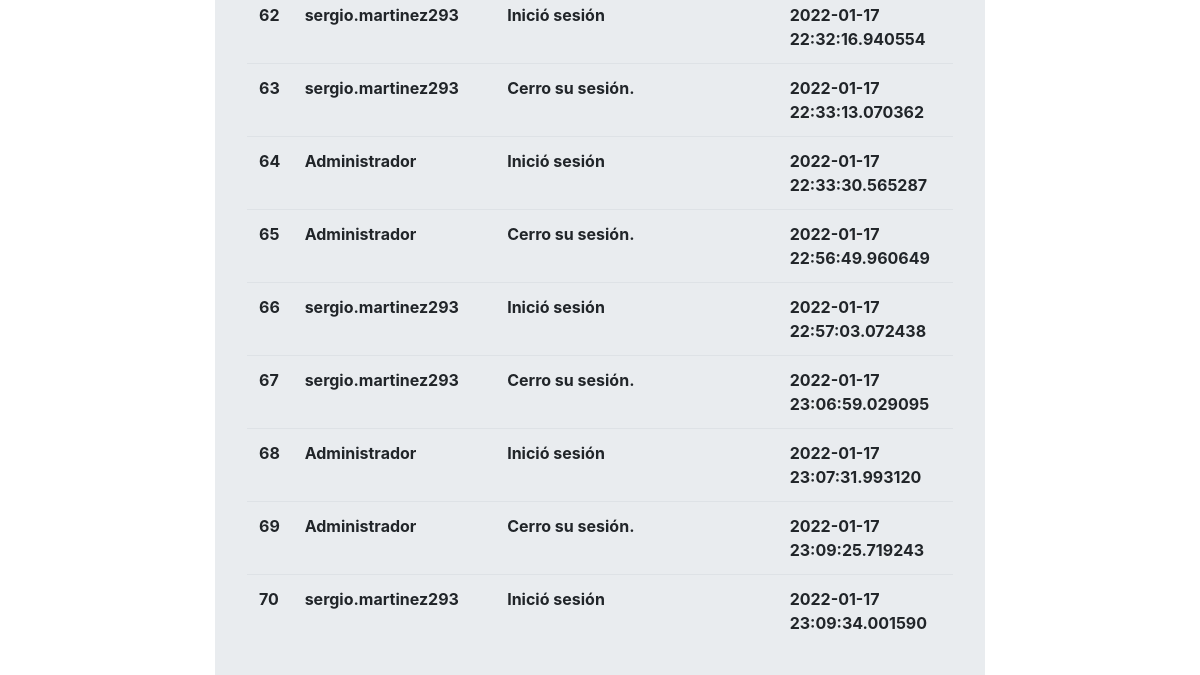
The app's page /log (signed in, lower part), older data.
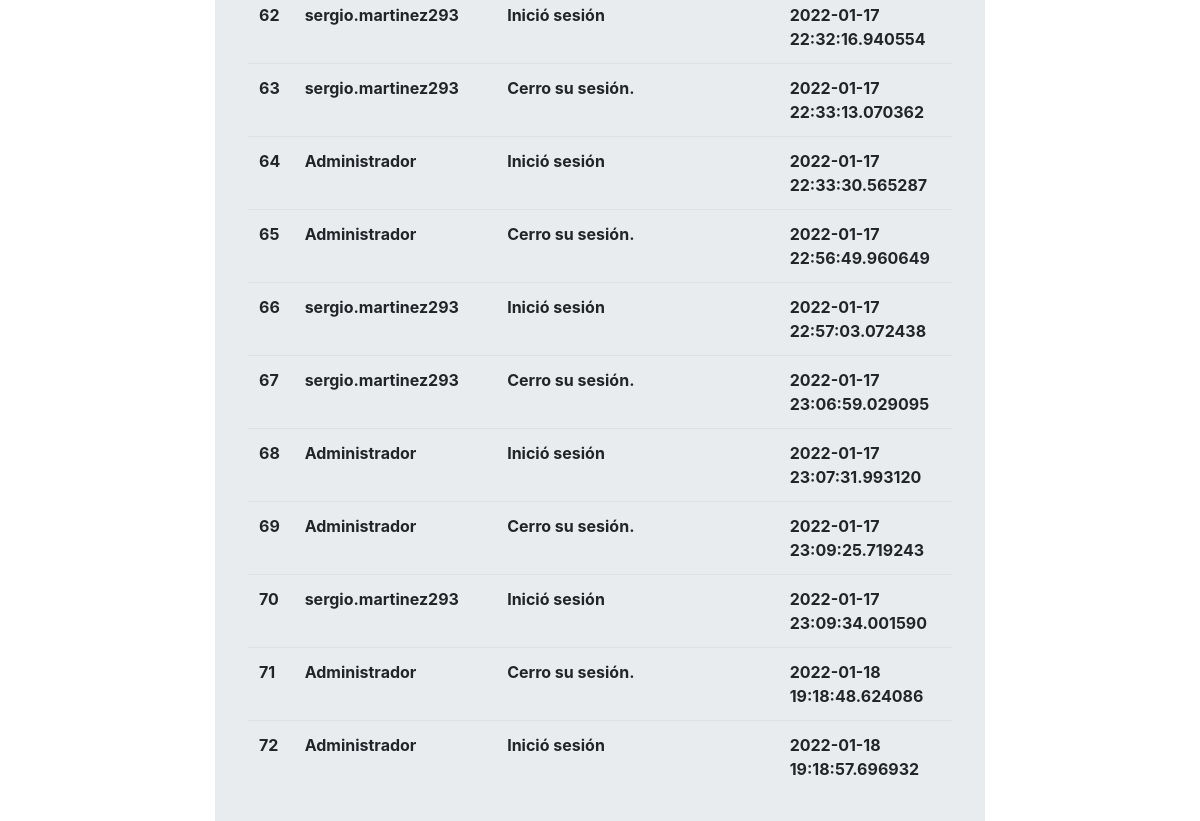
The same page, newer data.
### main.py (models this page shows)
class Log(db.Model,UserMixin):
    id = db.Column(db.Integer, primary_key=True)
    user = db.Column(db.String(30),unique=False,nullable=False)
    user_action = db.Column(db.String(200),unique=False,nullable=False)
    log_date = db.Column(db.DateTime, default=datetime.datetime.utcnow)

### main.py (the view)
@app.route('/log',methods=['GET','POST'])
@login_required
def log():
    if current_user.username == "Administrador":
        logs = Log.query.limit(100).all()
        return render_template('log.html',logs=logs)

### main.py (called while the page is built)
@login_manager.user_loader
def load_user(user_id):
    return User.query.get(int(user_id))

### templates/log.html (shortened to what this page needs)
{% extends "base.html" %}
{% block content %}
<div class="col-2"> </div>
<div class="col-8">
    <div class="jumbotron">
<table class="table">
    <tbody>
        {%for log in logs%}
            <tr>
                <th> {{log.id}}</th>
                <th> {{log.user}}</th>
                <th> {{log.user_action}}</th>
                <th> {{log.log_date}}</th>
            </tr>
        {%endfor%}
    </tbody>
            <br>
            <br>
        </div>
    </div>
{%endblock%}

### templates/base.html (shortened to what this page needs)
<!DOCTYPE html>
<html lang='es'>
    <head>
        <link rel="stylesheet" href="static/css/bootstrap.min.css">
        <link rel="stylesheet" href="static/css/master.css">
    </head>
    <body>
<div class="container-fluid">
   <div class="row">
    {% block content%}{%endblock%}
    </div>
</div>
</body>
<html>

Row changes from the older to the newer data that the page shows:
added Log: id "71", user "Administrador", user_action "Cerro su sesión.", log_date "2022-01-18 19:18:48.624086"
added Log: id "72", user "Administrador", user_action "Inició sesión", log_date "2022-01-18 19:18:57.696932"
